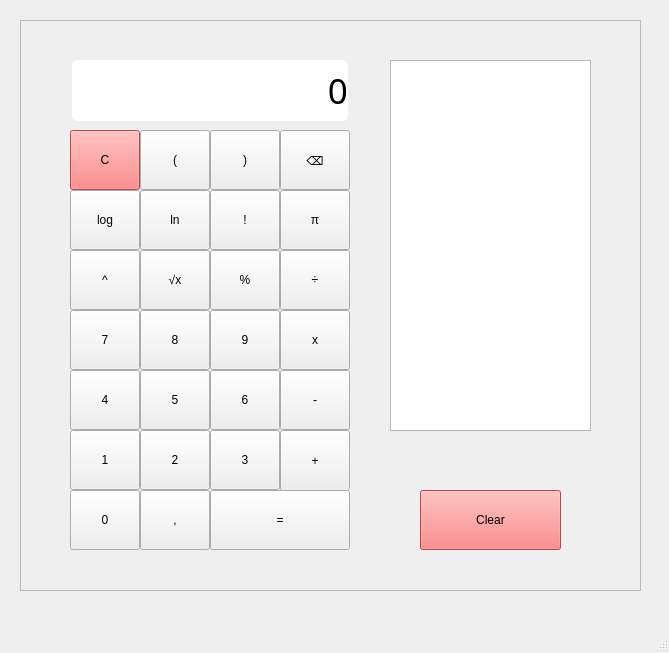
<?xml version="1.0" encoding="UTF-8"?>
<ui version="4.0">
 <class>MainWindow</class>
 <widget class="QMainWindow" name="MainWindow">
  <property name="geometry">
   <rect>
    <x>0</x>
    <y>0</y>
    <width>669</width>
    <height>653</height>
   </rect>
  </property>
  <property name="windowTitle">
   <string>MainWindow</string>
  </property>
  <widget class="QWidget" name="centralwidget">
   <widget class="QFrame" name="frame">
    <property name="geometry">
     <rect>
      <x>20</x>
      <y>20</y>
      <width>621</width>
      <height>571</height>
     </rect>
    </property>
    <property name="styleSheet">
     <string notr="true"/>
    </property>
    <property name="frameShape">
     <enum>QFrame::Shape::StyledPanel</enum>
    </property>
    <property name="frameShadow">
     <enum>QFrame::Shadow::Raised</enum>
    </property>
    <widget class="QPushButton" name="Seven">
     <property name="geometry">
      <rect>
       <x>50</x>
       <y>290</y>
       <width>70</width>
       <height>60</height>
      </rect>
     </property>
     <property name="styleSheet">
      <string notr="true">font: 16pt &quot;Calculator&quot;;</string>
     </property>
     <property name="text">
      <string>7</string>
     </property>
    </widget>
    <widget class="QPushButton" name="Four">
     <property name="geometry">
      <rect>
       <x>50</x>
       <y>350</y>
       <width>70</width>
       <height>60</height>
      </rect>
     </property>
     <property name="styleSheet">
      <string notr="true">font: 16pt &quot;Calculator&quot;;</string>
     </property>
     <property name="text">
      <string>4</string>
     </property>
    </widget>
    <widget class="QPushButton" name="One">
     <property name="geometry">
      <rect>
       <x>50</x>
       <y>410</y>
       <width>70</width>
       <height>60</height>
      </rect>
     </property>
     <property name="styleSheet">
      <string notr="true">font: 16pt &quot;Calculator&quot;;</string>
     </property>
     <property name="text">
      <string>1</string>
     </property>
    </widget>
    <widget class="QPushButton" name="Eight">
     <property name="geometry">
      <rect>
       <x>120</x>
       <y>290</y>
       <width>70</width>
       <height>60</height>
      </rect>
     </property>
     <property name="styleSheet">
      <string notr="true">font: 16pt &quot;Calculator&quot;;</string>
     </property>
     <property name="text">
      <string>8</string>
     </property>
    </widget>
    <widget class="QPushButton" name="Five">
     <property name="geometry">
      <rect>
       <x>120</x>
       <y>350</y>
       <width>70</width>
       <height>60</height>
      </rect>
     </property>
     <property name="styleSheet">
      <string notr="true">font: 16pt &quot;Calculator&quot;;</string>
     </property>
     <property name="text">
      <string>5</string>
     </property>
    </widget>
    <widget class="QPushButton" name="Two">
     <property name="geometry">
      <rect>
       <x>120</x>
       <y>410</y>
       <width>70</width>
       <height>60</height>
      </rect>
     </property>
     <property name="styleSheet">
      <string notr="true">font: 16pt &quot;Calculator&quot;;</string>
     </property>
     <property name="text">
      <string>2</string>
     </property>
    </widget>
    <widget class="QPushButton" name="Three">
     <property name="geometry">
      <rect>
       <x>190</x>
       <y>410</y>
       <width>70</width>
       <height>60</height>
      </rect>
     </property>
     <property name="styleSheet">
      <string notr="true">font: 16pt &quot;Calculator&quot;;</string>
     </property>
     <property name="text">
      <string>3</string>
     </property>
    </widget>
    <widget class="QPushButton" name="Six">
     <property name="geometry">
      <rect>
       <x>190</x>
       <y>350</y>
       <width>70</width>
       <height>60</height>
      </rect>
     </property>
     <property name="styleSheet">
      <string notr="true">font: 16pt &quot;Calculator&quot;;</string>
     </property>
     <property name="text">
      <string>6</string>
     </property>
    </widget>
    <widget class="QPushButton" name="Nine">
     <property name="geometry">
      <rect>
       <x>190</x>
       <y>290</y>
       <width>70</width>
       <height>60</height>
      </rect>
     </property>
     <property name="styleSheet">
      <string notr="true">font: 16pt &quot;Calculator&quot;;</string>
     </property>
     <property name="text">
      <string>9</string>
     </property>
    </widget>
    <widget class="QPushButton" name="Multiply">
     <property name="geometry">
      <rect>
       <x>260</x>
       <y>290</y>
       <width>70</width>
       <height>60</height>
      </rect>
     </property>
     <property name="styleSheet">
      <string notr="true">font: 16pt &quot;Calculator&quot;;</string>
     </property>
     <property name="text">
      <string>x</string>
     </property>
    </widget>
    <widget class="QPushButton" name="Substract">
     <property name="geometry">
      <rect>
       <x>260</x>
       <y>350</y>
       <width>70</width>
       <height>60</height>
      </rect>
     </property>
     <property name="styleSheet">
      <string notr="true">font: 16pt &quot;Calculator&quot;;</string>
     </property>
     <property name="text">
      <string>-</string>
     </property>
    </widget>
    <widget class="QPushButton" name="Sum">
     <property name="geometry">
      <rect>
       <x>260</x>
       <y>410</y>
       <width>70</width>
       <height>61</height>
      </rect>
     </property>
     <property name="styleSheet">
      <string notr="true">font: 16pt &quot;Calculator&quot;;</string>
     </property>
     <property name="text">
      <string>+</string>
     </property>
    </widget>
    <widget class="QPushButton" name="Exp">
     <property name="geometry">
      <rect>
       <x>50</x>
       <y>230</y>
       <width>70</width>
       <height>60</height>
      </rect>
     </property>
     <property name="styleSheet">
      <string notr="true">font: 16pt &quot;Calculator&quot;;</string>
     </property>
     <property name="text">
      <string>^</string>
     </property>
    </widget>
    <widget class="QPushButton" name="Sqrt">
     <property name="geometry">
      <rect>
       <x>120</x>
       <y>230</y>
       <width>70</width>
       <height>60</height>
      </rect>
     </property>
     <property name="styleSheet">
      <string notr="true">font: 16pt &quot;Calculator&quot;;</string>
     </property>
     <property name="text">
      <string>√x</string>
     </property>
    </widget>
    <widget class="QPushButton" name="Percent">
     <property name="geometry">
      <rect>
       <x>190</x>
       <y>230</y>
       <width>70</width>
       <height>60</height>
      </rect>
     </property>
     <property name="styleSheet">
      <string notr="true">font: 16pt &quot;Calculator&quot;;</string>
     </property>
     <property name="text">
      <string>%</string>
     </property>
    </widget>
    <widget class="QPushButton" name="Divide">
     <property name="geometry">
      <rect>
       <x>260</x>
       <y>230</y>
       <width>70</width>
       <height>60</height>
      </rect>
     </property>
     <property name="styleSheet">
      <string notr="true">font: 16pt &quot;Calculator&quot;;</string>
     </property>
     <property name="text">
      <string>÷</string>
     </property>
    </widget>
    <widget class="QPushButton" name="Cero">
     <property name="geometry">
      <rect>
       <x>50</x>
       <y>470</y>
       <width>70</width>
       <height>60</height>
      </rect>
     </property>
     <property name="styleSheet">
      <string notr="true">font: 16pt &quot;Calculator&quot;;</string>
     </property>
     <property name="text">
      <string>0</string>
     </property>
    </widget>
    <widget class="QPushButton" name="Equal">
     <property name="geometry">
      <rect>
       <x>190</x>
       <y>470</y>
       <width>140</width>
       <height>60</height>
      </rect>
     </property>
     <property name="styleSheet">
      <string notr="true">font: 16pt &quot;Calculator&quot;;</string>
     </property>
     <property name="text">
      <string>=</string>
     </property>
    </widget>
    <widget class="QLabel" name="Result">
     <property name="geometry">
      <rect>
       <x>52</x>
       <y>40</y>
       <width>276</width>
       <height>61</height>
      </rect>
     </property>
     <property name="font">
      <font>
       <family>Calculator</family>
       <pointsize>26</pointsize>
      </font>
     </property>
     <property name="styleSheet">
      <string notr="true">background-color: rgb(255, 255, 255);
color: rgb(0, 0, 0);
border-color: rgb(0, 0, 0);
border-radius: 5%</string>
     </property>
     <property name="text">
      <string>0</string>
     </property>
     <property name="alignment">
      <set>Qt::AlignmentFlag::AlignRight|Qt::AlignmentFlag::AlignTrailing|Qt::AlignmentFlag::AlignVCenter</set>
     </property>
     <property name="margin">
      <number>5</number>
     </property>
    </widget>
    <widget class="QPushButton" name="Clear">
     <property name="geometry">
      <rect>
       <x>50</x>
       <y>110</y>
       <width>70</width>
       <height>60</height>
      </rect>
     </property>
     <property name="styleSheet">
      <string notr="true">font: 16pt &quot;Calculator&quot;;
background-color: rgb(255, 101, 101);</string>
     </property>
     <property name="text">
      <string>C</string>
     </property>
    </widget>
    <widget class="QPushButton" name="P_left">
     <property name="geometry">
      <rect>
       <x>120</x>
       <y>110</y>
       <width>70</width>
       <height>60</height>
      </rect>
     </property>
     <property name="styleSheet">
      <string notr="true">font: 16pt &quot;Calculator&quot;;</string>
     </property>
     <property name="text">
      <string>(</string>
     </property>
    </widget>
    <widget class="QPushButton" name="P_right">
     <property name="geometry">
      <rect>
       <x>190</x>
       <y>110</y>
       <width>70</width>
       <height>60</height>
      </rect>
     </property>
     <property name="styleSheet">
      <string notr="true">font: 16pt &quot;Calculator&quot;;</string>
     </property>
     <property name="text">
      <string>)</string>
     </property>
    </widget>
    <widget class="QPushButton" name="Delete">
     <property name="geometry">
      <rect>
       <x>260</x>
       <y>110</y>
       <width>70</width>
       <height>60</height>
      </rect>
     </property>
     <property name="styleSheet">
      <string notr="true">font: 14pt &quot;Calculator&quot;;</string>
     </property>
     <property name="text">
      <string>⌫</string>
     </property>
    </widget>
    <widget class="QPushButton" name="Coma">
     <property name="geometry">
      <rect>
       <x>120</x>
       <y>470</y>
       <width>70</width>
       <height>60</height>
      </rect>
     </property>
     <property name="styleSheet">
      <string notr="true">font: 16pt &quot;Calculator&quot;;</string>
     </property>
     <property name="text">
      <string>,</string>
     </property>
    </widget>
    <widget class="QTableWidget" name="History">
     <property name="geometry">
      <rect>
       <x>370</x>
       <y>40</y>
       <width>201</width>
       <height>371</height>
      </rect>
     </property>
     <property name="horizontalScrollBarPolicy">
      <enum>Qt::ScrollBarPolicy::ScrollBarAlwaysOff</enum>
     </property>
     <property name="sizeAdjustPolicy">
      <enum>QAbstractScrollArea::SizeAdjustPolicy::AdjustToContents</enum>
     </property>
     <property name="tabKeyNavigation">
      <bool>true</bool>
     </property>
     <property name="showGrid">
      <bool>true</bool>
     </property>
     <property name="sortingEnabled">
      <bool>false</bool>
     </property>
     <property name="columnCount">
      <number>0</number>
     </property>
    </widget>
    <widget class="QPushButton" name="Pi">
     <property name="geometry">
      <rect>
       <x>260</x>
       <y>170</y>
       <width>70</width>
       <height>60</height>
      </rect>
     </property>
     <property name="styleSheet">
      <string notr="true">font: 16pt &quot;Calculator&quot;;</string>
     </property>
     <property name="text">
      <string>π</string>
     </property>
    </widget>
    <widget class="QPushButton" name="Factorial">
     <property name="geometry">
      <rect>
       <x>190</x>
       <y>170</y>
       <width>70</width>
       <height>60</height>
      </rect>
     </property>
     <property name="styleSheet">
      <string notr="true">font: 16pt &quot;Calculator&quot;;</string>
     </property>
     <property name="text">
      <string>!</string>
     </property>
    </widget>
    <widget class="QPushButton" name="Log">
     <property name="geometry">
      <rect>
       <x>50</x>
       <y>170</y>
       <width>70</width>
       <height>60</height>
      </rect>
     </property>
     <property name="styleSheet">
      <string notr="true">font: 16pt &quot;Calculator&quot;;</string>
     </property>
     <property name="text">
      <string>log</string>
     </property>
    </widget>
    <widget class="QPushButton" name="Ln">
     <property name="geometry">
      <rect>
       <x>120</x>
       <y>170</y>
       <width>70</width>
       <height>60</height>
      </rect>
     </property>
     <property name="styleSheet">
      <string notr="true">font: 16pt &quot;Calculator&quot;;</string>
     </property>
     <property name="text">
      <string>ln</string>
     </property>
    </widget>
    <widget class="QPushButton" name="ClearH">
     <property name="geometry">
      <rect>
       <x>400</x>
       <y>470</y>
       <width>141</width>
       <height>60</height>
      </rect>
     </property>
     <property name="styleSheet">
      <string notr="true">font: 16pt &quot;Calculator&quot;;
background-color: rgb(255, 101, 101);</string>
     </property>
     <property name="text">
      <string>Clear</string>
     </property>
    </widget>
   </widget>
  </widget>
  <widget class="QMenuBar" name="menubar">
   <property name="geometry">
    <rect>
     <x>0</x>
     <y>0</y>
     <width>669</width>
     <height>33</height>
    </rect>
   </property>
  </widget>
  <widget class="QStatusBar" name="statusbar"/>
 </widget>
 <resources/>
 <connections/>
</ui>
